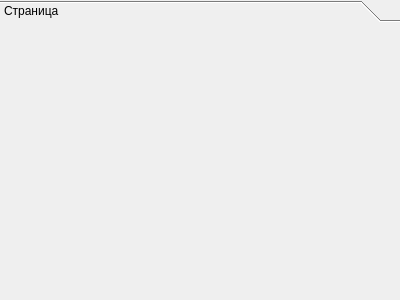
<?xml version="1.0" encoding="UTF-8"?>
<ui version="4.0">
 <class>CStorageChanger</class>
 <widget class="QWidget" name="CStorageChanger">
  <property name="geometry">
   <rect>
    <x>0</x>
    <y>0</y>
    <width>400</width>
    <height>300</height>
   </rect>
  </property>
  <property name="windowTitle">
   <string>Form</string>
  </property>
  <layout class="QVBoxLayout" name="verticalLayout">
   <property name="spacing">
    <number>0</number>
   </property>
   <property name="leftMargin">
    <number>0</number>
   </property>
   <property name="topMargin">
    <number>0</number>
   </property>
   <property name="rightMargin">
    <number>0</number>
   </property>
   <property name="bottomMargin">
    <number>0</number>
   </property>
   <item>
    <widget class="QToolBox" name="toolBox">
     <property name="frameShadow">
      <enum>QFrame::Plain</enum>
     </property>
     <property name="currentIndex">
      <number>0</number>
     </property>
     <widget class="QWidget" name="page">
      <attribute name="label">
       <string>Страница</string>
      </attribute>
      <layout class="QHBoxLayout" name="horizontalLayout"/>
     </widget>
    </widget>
   </item>
  </layout>
 </widget>
 <resources/>
 <connections/>
</ui>
